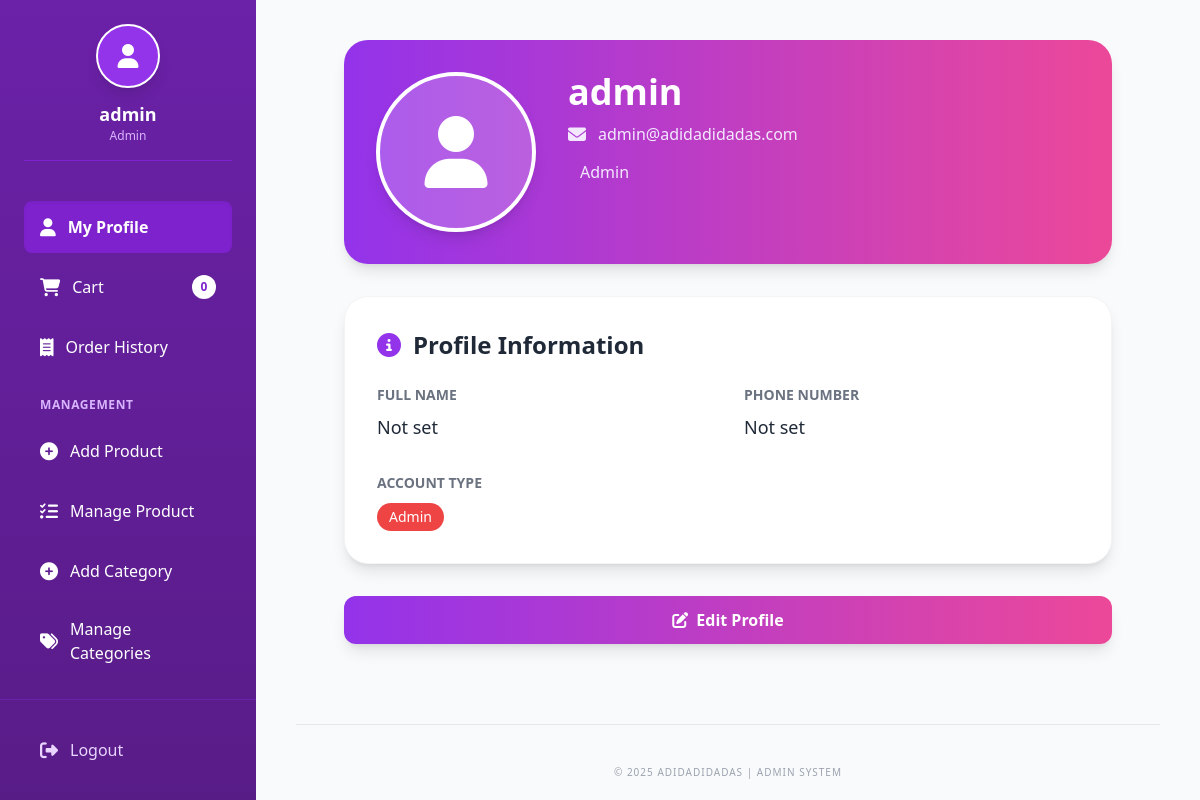
Screenshot of /dashboard.php?content=profile (signed in) with the database file from the repository.
### tables this page shows
CREATE TABLE `tbl_user` (
  `user_id` int(11) NOT NULL AUTO_INCREMENT,
  `userName` varchar(255) NOT NULL UNIQUE,
  `email` varchar(250) NOT NULL UNIQUE,
  `userPassword` varchar(250) NOT NULL,
  `userType` enum('Admin', 'Staff', 'Customer') NOT NULL DEFAULT 'Customer',
  `profile_picture` varchar(255) NULL,
  `created_at` timestamp DEFAULT CURRENT_TIMESTAMP,
  `updated_at` timestamp DEFAULT CURRENT_TIMESTAMP ON UPDATE CURRENT_TIMESTAMP,
  PRIMARY KEY (`user_id`),
  INDEX `idx_email` (`email`),
  INDEX `idx_userType` (`userType`)
);

### profile.php (the view, shortened to what this page needs)
<?php
$uid = intval($_SESSION['user_id']);
$userQuery = mysqli_query($conn, "SELECT user_id, userName, email, userType, profile_picture FROM tbl_user WHERE user_id = $uid");
$userData = ($userQuery && mysqli_num_rows($userQuery) > 0) ? mysqli_fetch_assoc($userQuery) : [];
$custQuery = mysqli_query($conn, "SELECT * FROM tbl_customers WHERE user_id = $uid");
$customer_data = ($custQuery && mysqli_num_rows($custQuery) > 0) ? mysqli_fetch_assoc($custQuery) : [];
$profilePicture = !empty($userData['profile_picture']) && file_exists($userData['profile_picture']) ? $userData['profile_picture'] : null;
?>
<div class="max-w-3xl mx-auto">
    <div class="bg-gradient-to-r from-purple-600 to-pink-500 rounded-3xl shadow-lg p-8 text-white mb-8">
        <div class="flex flex-col md:flex-row items-center md:items-start gap-8">
            <div class="flex-shrink-0">
                <div class="h-40 w-40 rounded-full bg-white/20 border-4 border-white flex items-center justify-center overflow-hidden shadow-lg">
                    <?php if ($profilePicture): ?>
                        <img src="<?php echo htmlspecialchars($profilePicture); ?>" alt="Profile picture" class="h-full w-full object-cover">
                    <?php else: ?>
                        <i class="fas fa-user text-7xl text-white"></i>
                    <?php endif; ?>
                </div>
            </div>
            <div class="flex-1 text-center md:text-left">
                <h1 class="text-4xl font-bold mb-2">
                    <?php echo htmlspecialchars($userData['userName'] ?? 'User'); ?>
                </h1>
                <div class="space-y-3 text-purple-100">
                    <p class="flex items-center justify-center md:justify-start gap-3">
                        <i class="fas fa-envelope text-lg"></i>
                        <span><?php echo htmlspecialchars($userData['email'] ?? 'No email'); ?></span>
                    </p>
                    <p class="flex items-center justify-center md:justify-start gap-3">
                        <span><?php echo ucfirst(htmlspecialchars($userData['userType'] ?? 'Customer')); ?></span>
                    </p>
                </div>
            </div>
        </div>
    </div>
    <div class="bg-white rounded-3xl shadow-lg border border-gray-100 p-8 mb-8">
        <h2 class="text-2xl font-bold text-gray-800 mb-6">
            <i class="fas fa-info-circle mr-3 text-purple-600"></i>Profile Information
        </h2>
        <div class="grid grid-cols-1 md:grid-cols-2 gap-8">
            <div>
                <p class="text-sm font-semibold text-gray-500 uppercase mb-2">Full Name</p>
                <p class="text-lg text-gray-800 font-medium">
                    <?php echo htmlspecialchars($customer_data['fullname'] ?? 'Not set'); ?>
                </p>
            </div>
            <div>
                <p class="text-sm font-semibold text-gray-500 uppercase mb-2">Phone Number</p>
                <p class="text-lg text-gray-800 font-medium">
                    <?php echo htmlspecialchars($customer_data['phone'] ?? 'Not set'); ?>
                </p>
            </div>
            <div>
                <p class="text-sm font-semibold text-gray-500 uppercase mb-2">Account Type</p>
                <p class="text-lg text-gray-800 font-medium">
                    <span class="inline-block px-3 py-1 rounded-full text-white text-sm <?php echo strtolower($userData['userType']) === 'admin' ? 'bg-red-500' : (strtolower($userData['userType']) === 'staff' ? 'bg-blue-500' : 'bg-green-500'); ?>">
                        <?php echo ucfirst(htmlspecialchars($userData['userType'] ?? 'Customer')); ?>
                    </span>
                </p>
            </div>
        </div>
    </div>
    <div class="mb-8">
        <a
            href="dashboard.php?content=settings"
            class="w-full bg-gradient-to-r from-purple-600 to-pink-500 text-white font-bold py-3 px-6 rounded-xl hover:from-purple-700 hover:to-pink-600 transition shadow-lg text-center block"
        >
            <i class="fas fa-edit mr-2"></i>Edit Profile
        </a>
    </div>
</div>

### dashboard.php (style rules this page uses)
body { overflow: hidden; }

### rows the page displays
tbl_user: userName "admin", email "admin@adidadidadas.com", userType "Admin"

### other values shown
$_SESSION['username'] "admin"
$_SESSION['userType'] "Admin"
$cartCount "0"
$customer_data['fullname'] "Not set"
$customer_data['phone'] "Not set"
